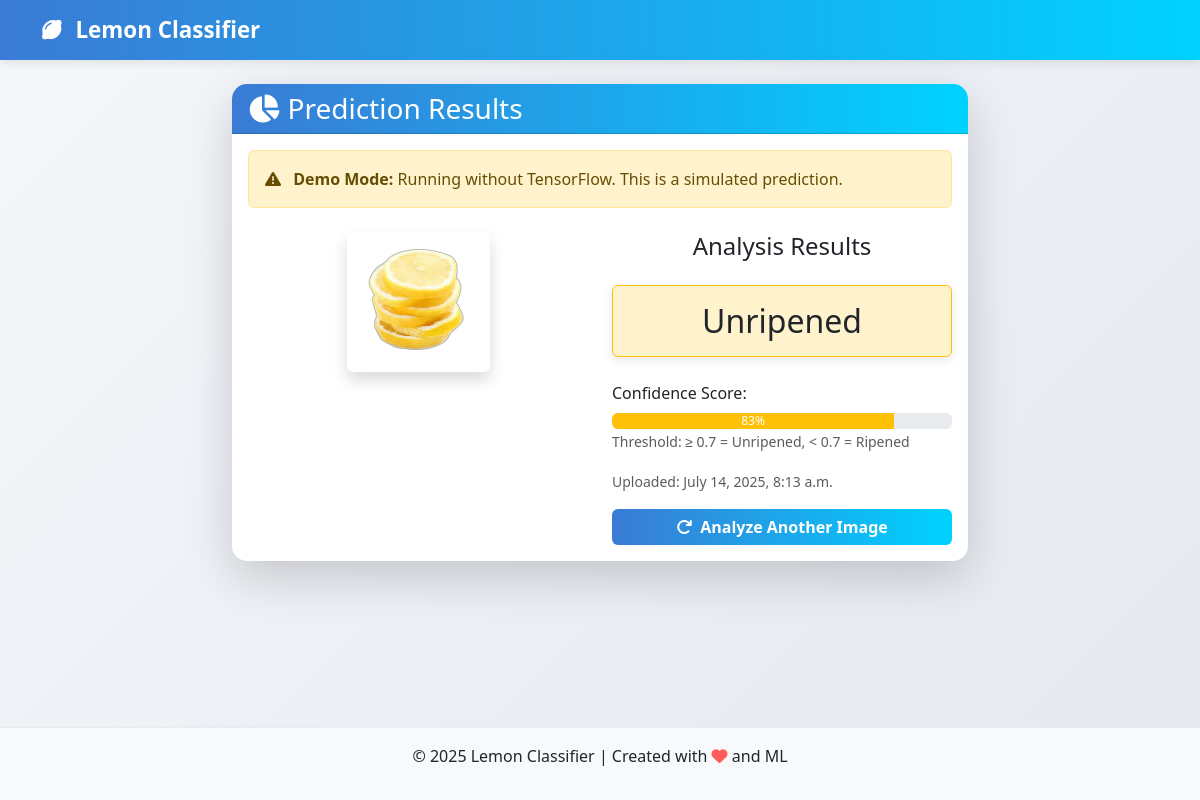
Screenshot of /result/2/ with the database file from the repository.
### classifier_app/models.py (models this page shows, shortened)
class LemonImage(models.Model):
    image = models.ImageField(upload_to='uploads/')
    prediction = models.CharField(max_length=20, blank=True)
    confidence = models.FloatField(default=0.0)
    uploaded_at = models.DateTimeField(auto_now_add=True)

### classifier_app/views.py (the view)
# urls.py: path('result/<int:image_id>/', views.result, name='result'),
def result(request, image_id):
    lemon_image = get_object_or_404(LemonImage, id=image_id)
    confidence_percentage = int(lemon_image.confidence * 100)
    return render(request, 'result.html', {
        'lemon_image': lemon_image,
        'confidence_percentage': confidence_percentage,
        'demo_mode': not TENSORFLOW_AVAILABLE
    })

### templates/result.html
{% extends 'base.html' %}
{% block content %}
<div class="row">
    <div class="col-lg-8 mx-auto">
        <div class="card shadow-lg border-0">
            <div class="card-header bg-primary text-white">
                <h3 class="mb-0">
                    <i class="fas fa-chart-pie me-2"></i>Prediction Results
                </h3>
            </div>
            <div class="card-body">
                {% if demo_mode %}
                <div class="alert alert-warning mb-4">
                    <i class="fas fa-exclamation-triangle me-2"></i>
                    <strong>Demo Mode:</strong> Running without TensorFlow. This is a simulated prediction.
                </div>
                {% endif %}
                <div class="row">
                    <div class="col-md-6 text-center mb-4">
                        <img src="{{ lemon_image.image.url }}" class="img-fluid rounded shadow" alt="Lemon Image">
                    </div>
                    <div class="col-md-6">
                        <h4 class="mb-4 text-center">Analysis Results</h4>
                        <div class="result-box text-center p-3 mb-4 rounded
                            {% if lemon_image.prediction == 'Ripened' %}
                                bg-success-subtle border border-success
                            {% else %}
                                bg-warning-subtle border border-warning
                            {% endif %}">
                            <h2 class="mb-0">{{ lemon_image.prediction }}</h2>
                        </div>
                        <div class="mb-3">
                            <label class="form-label">Confidence Score:</label>
                            <div class="progress">
                                <div class="progress-bar
                                    {% if lemon_image.prediction == 'Ripened' %}
                                        bg-success
                                    {% else %}
                                        bg-warning
                                    {% endif %}"
                                    role="progressbar"
                                    style="width: {{ confidence_percentage }}%"
                                    aria-valuenow="{{ confidence_percentage }}"
                                    aria-valuemin="0"
                                    aria-valuemax="100">
                                    {{ confidence_percentage }}%
                                </div>
                            </div>
                            <small class="form-text text-muted mt-1">
                                Threshold: ≥ 0.7 = Unripened, < 0.7 = Ripened
                            </small>
                        </div>
                        <div class="text-muted mb-3">
                            <small>Uploaded: {{ lemon_image.uploaded_at }}</small>
                        </div>
                        <div class="d-grid gap-2">
                            <a href="{% url 'home' %}" class="btn btn-primary">
                                <i class="fas fa-redo me-2"></i>Analyze Another Image
                            </a>
                        </div>
                    </div>
                </div>
            </div>
        </div>
    </div>
</div>
{% endblock %}

### static/css/style.css (style rules this page uses)
body { font-family: 'Segoe UI', Tahoma, Geneva, Verdana, sans-serif; background: linear-gradient(135deg, #f5f7fa 0%, #e4e8f0 100%); min-height: 100vh; display: flex; flex-direction: column; }
.card { border-radius: 15px; overflow: hidden; transition: transform 0.3s; }
.card-header { background: linear-gradient(90deg, #3a7bd5, #00d2ff); font-weight: bold; }
.btn-primary { background: linear-gradient(90deg, #3a7bd5, #00d2ff); border: none; font-weight: 600; }
.result-box { box-shadow: 0 3px 10px rgba(0,0,0,0.1); }
.card, .btn { transition: all 0.3s ease; }

### rows the page displays
LemonImage: image (picture), prediction "Unripened", uploaded_at "July 14, 2025, 8:13 a.m."

### other values shown
{{ confidence_percentage }} "83"
